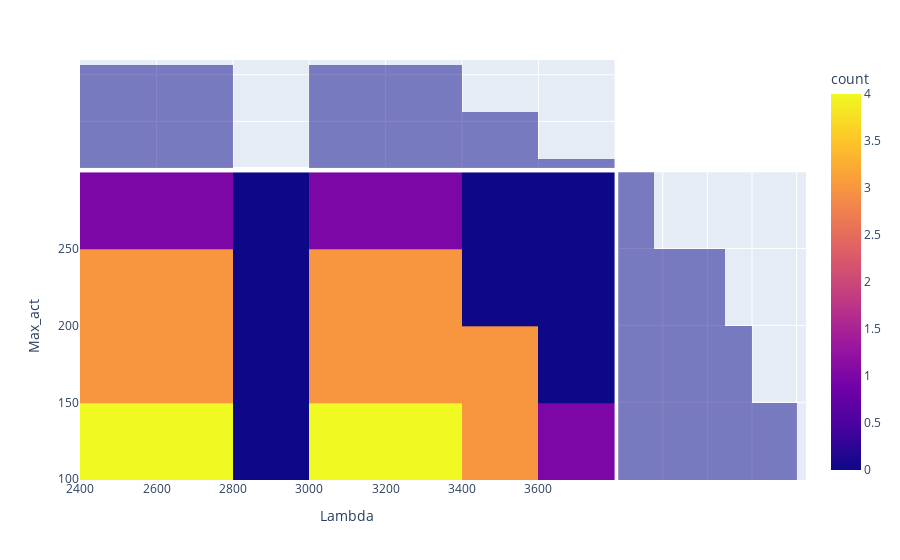

The cell this chart's notebook holds for it:
### Code cell
# filter df on values near real cells : 
filter_df = ZOOM_act[2.5 < ZOOM_act.speed]
filter_df = ZOOM_act[ZOOM_act.speed < 2.6]
filter_df = ZOOM_act[12.5 < ZOOM_act.persistance]
filter_df = ZOOM_act[ZOOM_act.persistance < 12.8]
print(filter_df.Lambda.unique(),filter_df.Max_act.unique())

import plotly.express as px


fig = px.density_heatmap(filter_df, x="Lambda", y="Max_act", marginal_x="histogram", marginal_y="histogram",nbinsx = 10)
fig.show()#,nbinsx = 300,nbinsy = 8

### Figure 1 — Plotly figure (JSON) as saved in the notebook; plotly's stock layout.template omitted (floating-point values rounded to 4 significant figures)
{"data": [{"coloraxis": "coloraxis", "hoverlabel": {"namelength": 0}, "hovertemplate": "Lambda=%{x}<br>Max_act=%{y}<br>count=%{z}", "name": "", "nbinsx": 10, "type": "histogram2d", "x": [3000, 3500, 2500, 2500, 2500, 3000, 3000, 3000, 3500, 2750, 3250, 3000, 2750, 3000, 2750, 3000, 2750, 3250, 3500, 3250, 2750, 2750, 2750, 3250, 3250, 3000, 3250, 3500, 3250, 2500, 2500, 2500, 3250, 2500, 3000, 3000, 2750, 3250, 2500, 2750, 3250, 3500, 2750, 3250, 3750, 2500, 3000, 3500, 2750, 2500, 2500], "xaxis": "x", "xbingroup": "x", "y": [175, 175, 130, 190, 235, 115, 160, 190, 160, 205, 115, 250, 115, 100, 235, 145, 130, 250, 115, 160, 160, 100, 220, 130, 220, 205, 205, 130, 175, 115, 220, 205, 145, 175, 220, 130, 145, 235, 145, 250, 100, 190, 190, 190, 100, 250, 235, 100, 175, 100, 160], "yaxis": "y", "ybingroup": "y"}, {"alignmentgroup": "True", "bingroup": "x", "hoverlabel": {"namelength": 0}, "hovertemplate": "Lambda=%{x}<br>count=%{y}", "legendgroup": "", "marker": {"color": "#0d0887"}, "name": "", "offsetgroup": "", "opacity": 0.5, "showlegend": false, "type": "histogram", "x": [3000, 3500, 2500, 2500, 2500, 3000, 3000, 3000, 3500, 2750, 3250, 3000, 2750, 3000, 2750, 3000, 2750, 3250, 3500, 3250, 2750, 2750, 2750, 3250, 3250, 3000, 3250, 3500, 3250, 2500, 2500, 2500, 3250, 2500, 3000, 3000, 2750, 3250, 2500, 2750, 3250, 3500, 2750, 3250, 3750, 2500, 3000, 3500, 2750, 2500, 2500], "xaxis": "x3", "yaxis": "y3"}, {"alignmentgroup": "True", "bingroup": "y", "hoverlabel": {"namelength": 0}, "hovertemplate": "Max_act=%{y}<br>count=%{x}", "legendgroup": "", "marker": {"color": "#0d0887"}, "name": "", "offsetgroup": "", "opacity": 0.5, "showlegend": false, "type": "histogram", "xaxis": "x2", "y": [175, 175, 130, 190, 235, 115, 160, 190, 160, 205, 115, 250, 115, 100, 235, 145, 130, 250, 115, 160, 160, 100, 220, 130, 220, 205, 205, 130, 175, 115, 220, 205, 145, 175, 220, 130, 145, 235, 145, 250, 100, 190, 190, 190, 100, 250, 235, 100, 175, 100, 160], "yaxis": "y2"}], "layout": {"barmode": "overlay", "coloraxis": {"colorbar": {"title": {"text": "count"}}, "colorscale": [[0, "#0d0887"], [0.1111, "#46039f"], [0.2222, "#7201a8"], [0.3333, "#9c179e"], [0.4444, "#bd3786"], [0.5556, "#d8576b"], [0.6667, "#ed7953"], [0.7778, "#fb9f3a"], [0.8889, "#fdca26"], [1, "#f0f921"]]}, "legend": {"tracegroupgap": 0}, "margin": {"t": 60}, "xaxis": {"anchor": "y", "domain": [0, 0.7363], "title": {"text": "Lambda"}}, "xaxis2": {"anchor": "y2", "domain": [0.7413, 1], "matches": "x2", "showgrid": true, "showline": false, "showticklabels": false, "ticks": ""}, "xaxis3": {"anchor": "y3", "domain": [0, 0.7363], "matches": "x", "showgrid": true, "showticklabels": false}, "xaxis4": {"anchor": "y4", "domain": [0.7413, 1], "matches": "x2", "showgrid": true, "showline": false, "showticklabels": false, "ticks": ""}, "yaxis": {"anchor": "x", "domain": [0, 0.7326], "title": {"text": "Max_act"}}, "yaxis2": {"anchor": "x2", "domain": [0, 0.7326], "matches": "y", "showgrid": true, "showticklabels": false}, "yaxis3": {"anchor": "x3", "domain": [0.7426, 1], "matches": "y3", "showgrid": true, "showline": false, "showticklabels": false, "ticks": ""}, "yaxis4": {"anchor": "x4", "domain": [0.7426, 1], "matches": "y3", "showgrid": true, "showline": false, "showticklabels": false, "ticks": ""}}}
